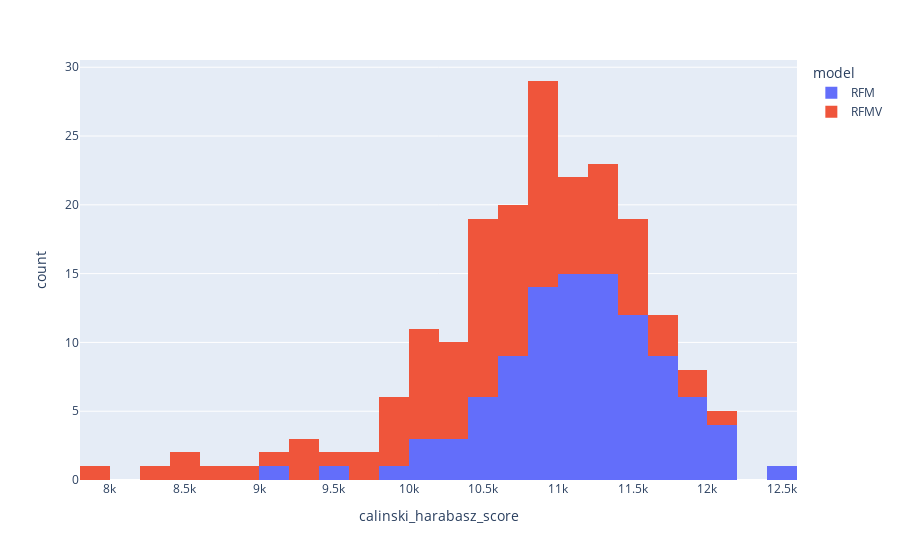

Write notebook code for a chart like this one.
### Code cell
fig2 = px.histogram(report, x='calinski_harabasz_score', color='model')
fig2.show()
